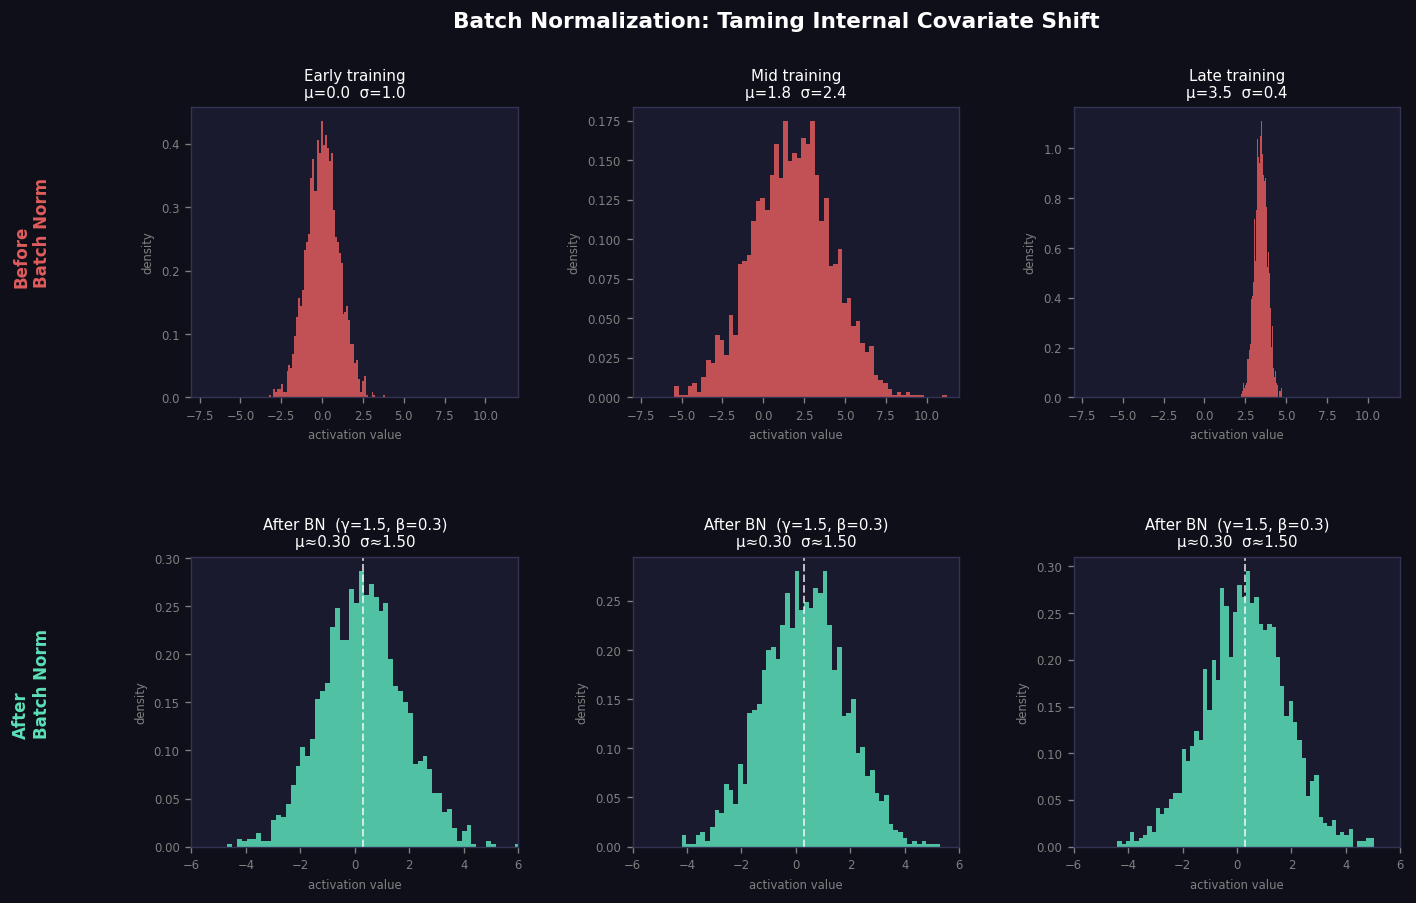

Here is the Python script that generated this plot:
import numpy as np
import matplotlib.pyplot as plt
import matplotlib.gridspec as gridspec

np.random.seed(42)

# Simulate "internal covariate shift": distributions of pre-activation values
# across 3 training snapshots, before and after BatchNorm
fig = plt.figure(figsize=(13, 8))
fig.patch.set_facecolor("#0f0f1a")
gs = gridspec.GridSpec(2, 3, figure=fig, hspace=0.55, wspace=0.35)

snapshot_labels = ["Early training", "Mid training", "Late training"]
means_before   = [0.0, 1.8, 3.5]
stds_before    = [1.0, 2.4, 0.4]

gamma, beta = 1.5, 0.3   # learnable affine params

for col, (label, mu, sigma) in enumerate(zip(snapshot_labels, means_before, stds_before)):
    x_raw  = np.random.normal(mu, sigma, 2000)

    # BatchNorm forward
    eps    = 1e-5
    mu_b   = x_raw.mean()
    var_b  = x_raw.var()
    x_hat  = (x_raw - mu_b) / np.sqrt(var_b + eps)
    x_bn   = gamma * x_hat + beta

    # ── Top row: before BN ──────────────────────────────────────────────
    ax_top = fig.add_subplot(gs[0, col])
    ax_top.hist(x_raw, bins=60, color="#e05c5c", edgecolor="none", alpha=0.85, density=True)
    ax_top.set_title(f"{label}\nμ={mu:.1f}  σ={sigma:.1f}",
                     color="white", fontsize=9, pad=6)
    ax_top.set_facecolor("#1a1a2e")
    ax_top.tick_params(colors="gray", labelsize=7)
    for sp in ax_top.spines.values():
        sp.set_edgecolor("#333355")
    ax_top.set_xlim(-8, 12)
    ax_top.set_xlabel("activation value", color="gray", fontsize=7)
    ax_top.set_ylabel("density", color="gray", fontsize=7)

    # ── Bottom row: after BN ─────────────────────────────────────────────
    ax_bot = fig.add_subplot(gs[1, col])
    ax_bot.hist(x_bn, bins=60, color="#5ce0b8", edgecolor="none", alpha=0.85, density=True)
    ax_bot.axvline(x_bn.mean(), color="white", lw=1.2, ls="--", alpha=0.7)
    ax_bot.set_title(f"After BN  (γ={gamma}, β={beta})\nμ≈{x_bn.mean():.2f}  σ≈{x_bn.std():.2f}",
                     color="white", fontsize=9, pad=6)
    ax_bot.set_facecolor("#1a1a2e")
    ax_bot.tick_params(colors="gray", labelsize=7)
    for sp in ax_bot.spines.values():
        sp.set_edgecolor("#333355")
    ax_bot.set_xlim(-6, 6)
    ax_bot.set_xlabel("activation value", color="gray", fontsize=7)
    ax_bot.set_ylabel("density", color="gray", fontsize=7)

# Row labels on the left
fig.text(0.01, 0.75, "Before\nBatch Norm", color="#e05c5c",
         fontsize=10, fontweight="bold", va="center", rotation=90)
fig.text(0.01, 0.28, "After\nBatch Norm", color="#5ce0b8",
         fontsize=10, fontweight="bold", va="center", rotation=90)

fig.suptitle("Batch Normalization: Taming Internal Covariate Shift",
             color="white", fontsize=13, fontweight="bold", y=0.98)

plt.savefig("graph_DAY_28.png", dpi=120, bbox_inches="tight",
            facecolor=fig.get_facecolor())
print("Saved graph_DAY_28.png")
